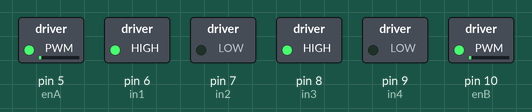
A sketch run on a simulated Arduino Uno, built with avr-gcc and run on an emulated ATmega328P. On the bench: switched loads named in the sketch (green lamp = pin HIGH).

Above: at 0.05 s.
At 1.0 s:
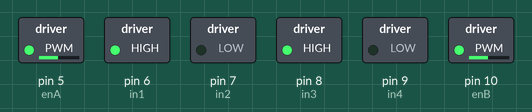
At 1.4 s:
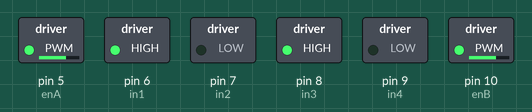
At 2.8 s:
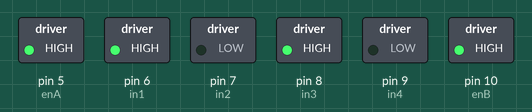
At 5.6 s:
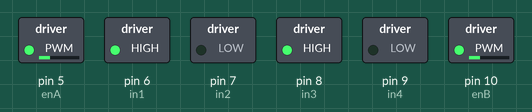
Timing chart, 0 to 9.4 s (numbered marks = the images above):
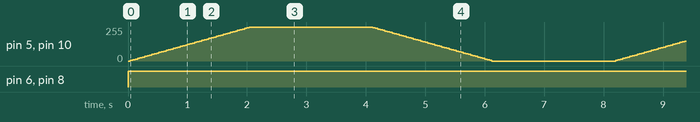

The sketch:

motor_control.ino
```cpp
// Motor 1
int enA = 5;
int in1 = 6;
int in2 = 7;

// Motor 2
int enB = 10;
int in3 = 8;
int in4 = 9;

void setup() {
  pinMode(enA, OUTPUT);
  pinMode(in1, OUTPUT);
  pinMode(in2, OUTPUT);

  pinMode(enB, OUTPUT);
  pinMode(in3, OUTPUT);
  pinMode(in4, OUTPUT);
}

void forward() {
  digitalWrite(in1, HIGH);
  digitalWrite(in2, LOW);

  digitalWrite(in3, HIGH);
  digitalWrite(in4, LOW);
}

void accelerate() {
  for (int v = 0; v <= 255; v += 5) {
    analogWrite(enA, v);
    analogWrite(enB, v);
    delay(40);
  }
}

void brake() {
  for (int v = 255; v >= 0; v -= 5) {
    analogWrite(enA, v);
    analogWrite(enB, v);
    delay(40);
  }
}

void loop() {

  forward();

  accelerate();
  delay(2000);

  brake();
  delay(2000);
}
```

Measured:
- by itself, pin 6 (in1), pin 8 (in3): LOW → HIGH at 0.00 s
